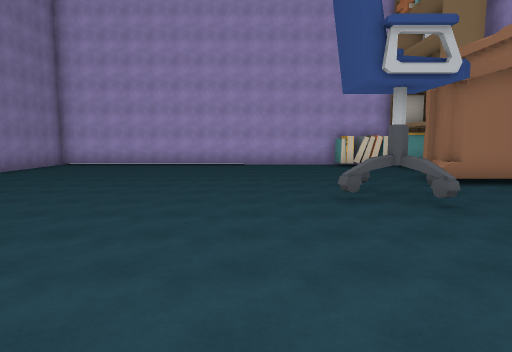
view 1 (above)

15 first-person views from a walk through a Unity game level. The camera is 1.5 m above the floor, tilts 6° down and sees 75° across. The floor is counted in squares, 2 m on a side. Each view is taken from the middle of a square. On the plan, view 1 faces up. The plan holds only what a view shows up to about 11 squares ahead; the rest is blank. The place goes on beyond the plan. The player character is not drawn.

view 2
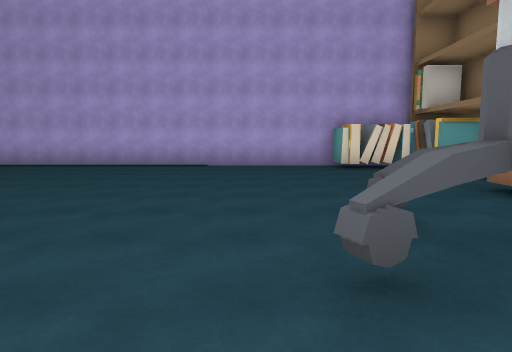

view 3
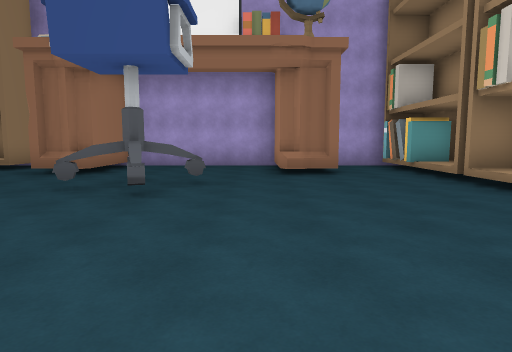

view 4
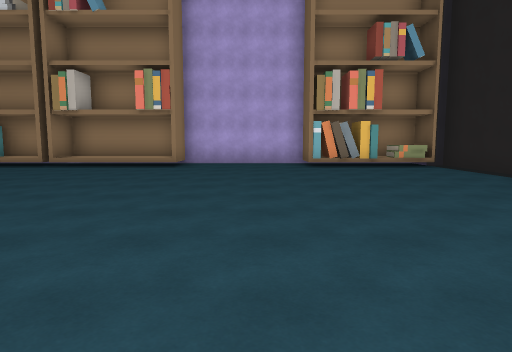

view 5
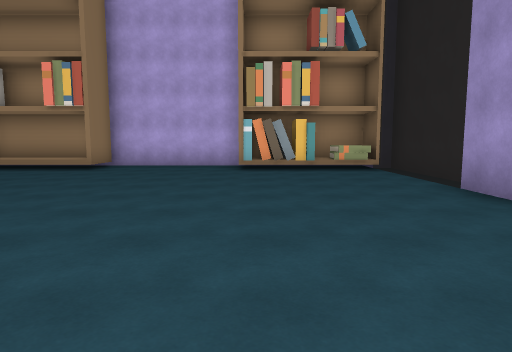

view 6
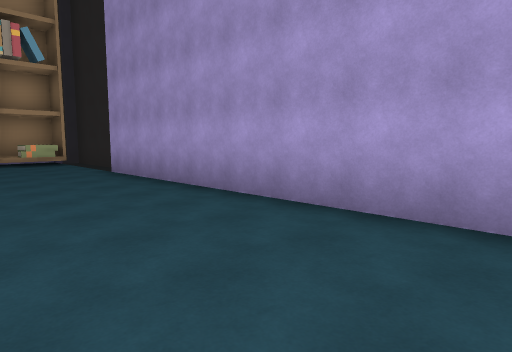

view 7
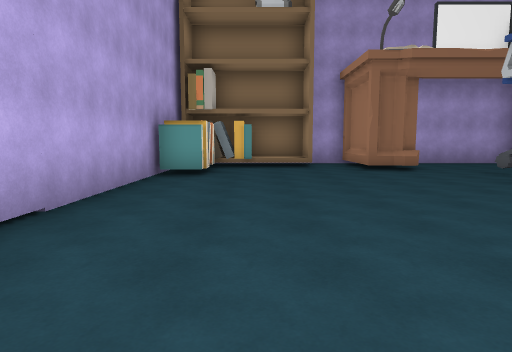

view 8
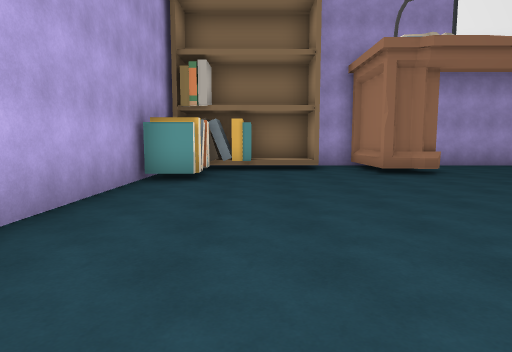

view 9
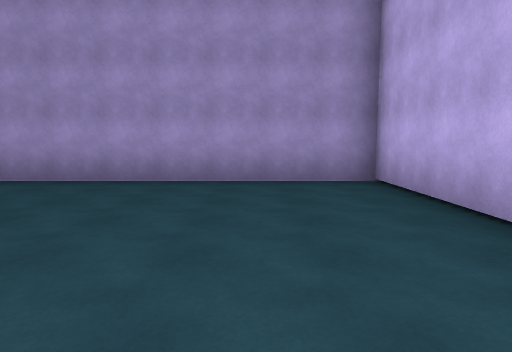

view 10
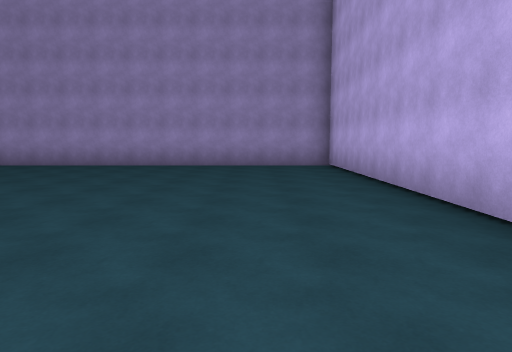

view 11
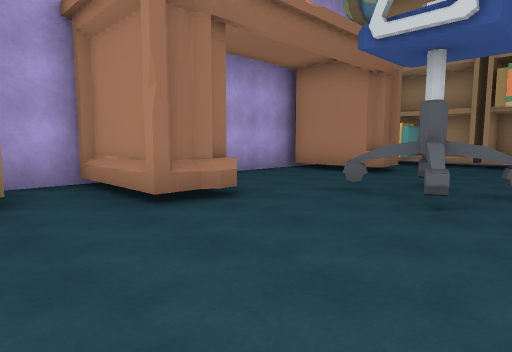

view 12
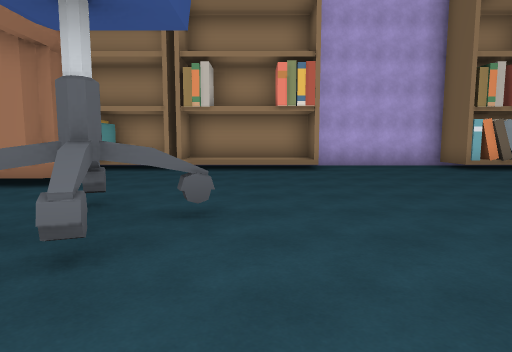

view 13
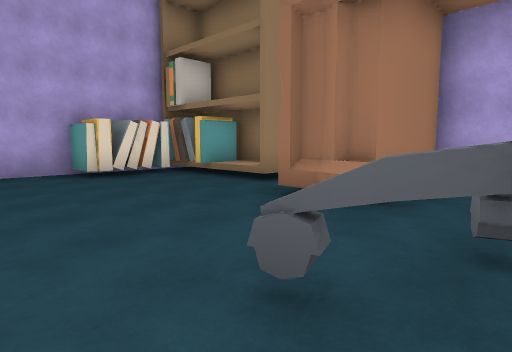

view 14
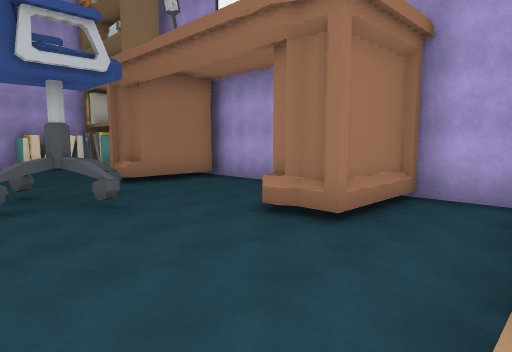

view 15
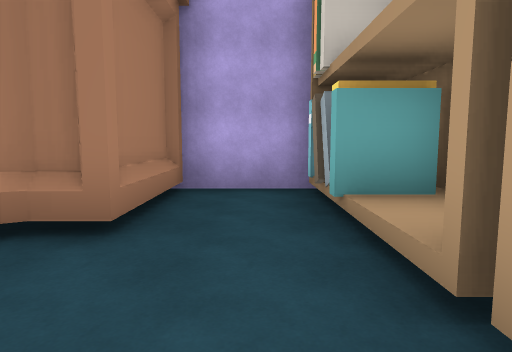

### Floor plan
Key: @ floor where view 1 was taken; # wall or solid block; . main floor; : floor 0.5 m higher than the main floor; / step, stairs or slope; = window, fence, low wall or low ledge; ^ raised ledge; O other object.
Columns run from 9 left of view 1 to 8 right of it. Each row starts with its distance up from view 1.
 15 #############
 14 #............OO##
 13 #..............O#
 12 #..............O#
 11 #..............:#
 10 #..............##
  9 #.............###
  8 #.............####
  7 #..........=.....#
  6 #..........^^....#
  5 #...........=....#
  4 #................#
  3 #.............OO##
  2 #................#
  1 #................#
  0 ##OOO...#@//#/OO##
 -1  ####...#########
 -2     #####

Where each view was taken, in squares from view 1:
view 1: 0 up, 0 right, facing up
view 2: 4 up, 1 right, facing up
view 3: 4 up, 3 left, facing right
view 4: 10 up, 3 left, facing down
view 5: 9 up, 5 left, facing down
view 6: 12 up, 5 left, facing down-left
view 7: 12 up, 4 left, facing right
view 8: 12 up, 3 left, facing right
view 9: 12 up, 2 left, facing left
view 10: 12 up, 2 right, facing left
view 11: 11 up, 1 right, facing down-right
view 12: 9 up, 1 right, facing down
view 13: 6 up, 1 right, facing up-right
view 14: 0 up, 1 right, facing up-right
view 15: 1 up, 2 right, facing right
